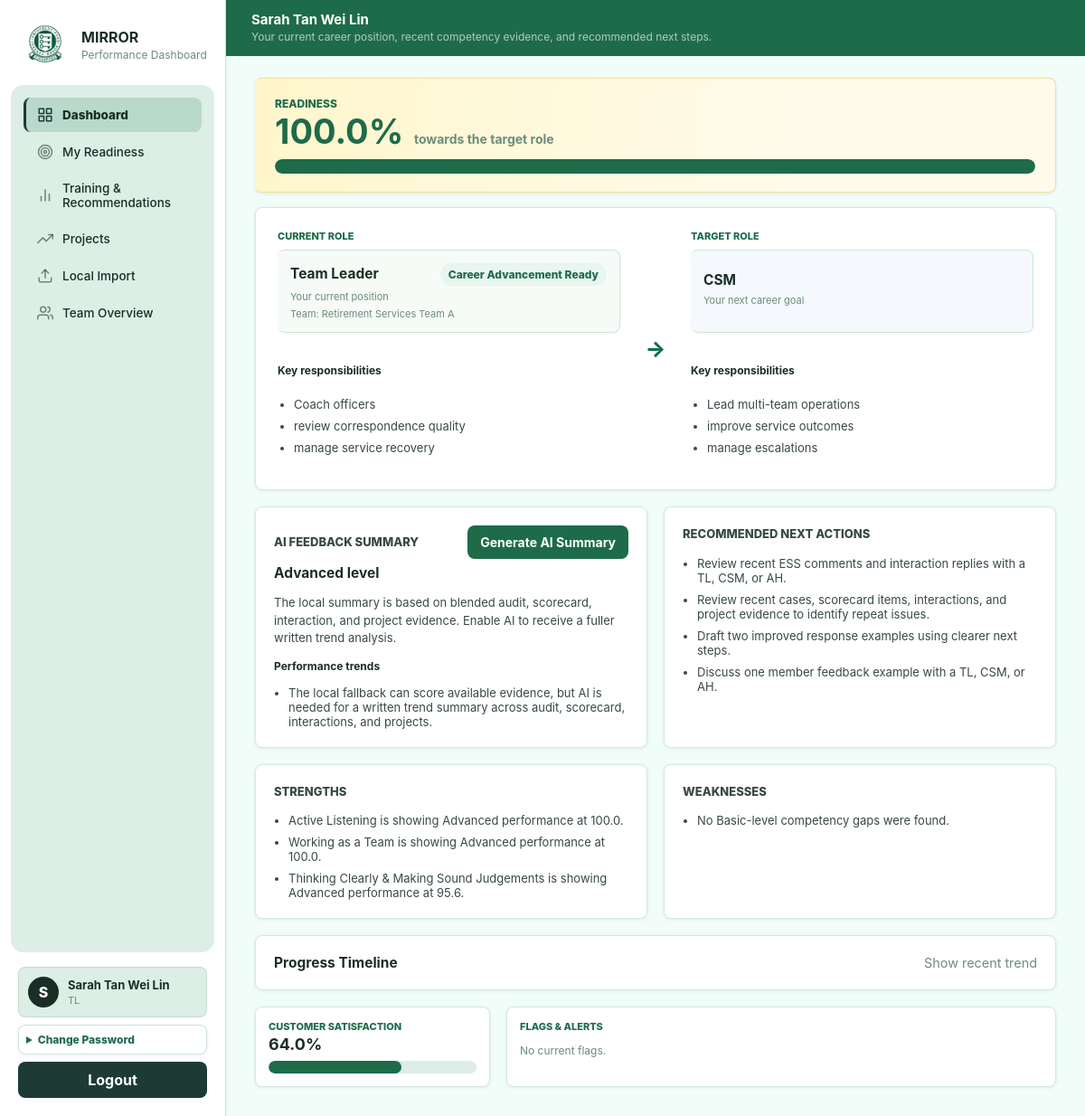
The app's page /dashboard (signed in) with its own data.
### tables this page shows
CREATE TABLE "users" (
              id TEXT PRIMARY KEY,
              username TEXT NOT NULL UNIQUE,
              password_hash TEXT NOT NULL,
              name TEXT NOT NULL,
              role TEXT NOT NULL CHECK (role IN ('CSE', 'TL', 'CSM', 'AH', 'Admin')),
              record_version INTEGER NOT NULL DEFAULT 1,
              updated_at TEXT NOT NULL DEFAULT CURRENT_TIMESTAMP
            );

CREATE TABLE "career_profiles" (
              officer_id TEXT PRIMARY KEY,
              current_role TEXT NOT NULL,
              target_role TEXT NOT NULL,
              responsibilities_json TEXT NOT NULL DEFAULT '[]',
              target_responsibilities_json TEXT NOT NULL DEFAULT '[]',
              updated_at TEXT NOT NULL DEFAULT CURRENT_TIMESTAMP,
              FOREIGN KEY(officer_id) REFERENCES users(id)
            );

### app.py (the view)
@app.route("/dashboard")
@login_required
def dashboard():
    if (
        current_user()["role"] == "Admin"
        and not request.args.get("officer_id")
        and not session.get("view_as_id")
    ):
        return redirect(url_for("admin_page"))
    visible, officer = resolve_visible_officer()
    requested_months = request.args.get("months")
    if requested_months in {"3", "6", "12"}:
        session["dashboard_months"] = requested_months
    months = session.get("dashboard_months", "3")
    data = dashboard_portal_data(
        officer["id"],
        months=int(months) if months.isdigit() else 3,
    )
    return render_page("dashboard.html", data=data, users=visible, officer=officer)

### app.py (called while the page is built)
def current_user():
    user_id = session.get("user_id")
    return find_user(user_id) if user_id else None

def login_required(fn):
    @wraps(fn)
    def wrapper(*args, **kwargs):
        if not current_user():
            return redirect(url_for("login"))
        return fn(*args, **kwargs)
    return wrapper

def render_page(template_name, **page_data):
    user = current_user()
    page_data["logged_in_user"] = user
    visible = visible_users(user, list_users()) if user else []
    viewed_user_id = session.get("view_as_id")
    viewed_user = find_user(viewed_user_id) if viewed_user_id else user
    nav_user = viewed_user if user and user["role"] == "Admin" and viewed_user and viewed_user["id"] != user["id"] else user
    page_data["viewed_user"] = viewed_user
    page_data["nav_user"] = nav_user
    page_data["viewing_options"] = visible
    return render_template(template_name, **page_data)

def resolve_visible_officer():
    user = current_user()
    users = list_users()
    visible = visible_users(user, users)
    officer_id = (
        request.values.get("officer_id")
        or session.get("view_as_id")
        or user["id"]
    )
    if user["role"] == "CSE":
        officer_id = user["id"]
    officer = find_user(officer_id)
    if officer is None:
        officer = user
    if not can_view_user(user, officer):
        abort(403)
    return visible, officer

### db.py (called while the page is built)
def db_path() -> Path:
    return Path(os.getenv("MIRROR_DB_PATH", str(DEFAULT_DB))).resolve()

def connect(path: Path | None = None) -> sqlite3.Connection:
    path = path or db_path()                            ## If caller gives a path, use it. Otherwise use normal app DB path.
    path.parent.mkdir(parents=True, exist_ok=True)      ## create the folder if missing
    conn = sqlite3.connect(path)                        ## opens the DB file, if file does not exist, SQLite can create it
    conn.row_factory = sqlite3.Row                      ## makes rows accessible by column name row["username"] (instead of just index row[0])
    conn.execute("PRAGMA foreign_keys = ON")            ## turns on foreign keys
    conn.execute("PRAGMA journal_mode = WAL")           ## WAL mode helps SQLite handle read/writes more smoothly
    return conn                                         ## return the open connection

def row_to_dict(row: sqlite3.Row | None) -> dict[str, Any] | None:
    return dict(row) if row else None

### services/ai_client.py (called while the page is built)
def ai_provider() -> str:
    return os.getenv("AI_PROVIDER", "local").strip().lower()

### templates/dashboard.html (shortened to what this page needs)
{% extends "base.html" %}
{% block content %}
<header class="page-header">
  <div>
    <h1>{{ officer.name }}</h1>
    <p>Your current career position, recent competency evidence, and recommended next steps.</p>
  </div>
</header>
<section class="dashboard-career-layout">
  <article class="panel dashboard-readiness-meter">
    <div>
      <p class="eyebrow">Readiness</p>
      <strong>{{ data.career.readiness_percent }}%</strong>
      <span>towards the target role</span>
    </div>
    <div class="bar large">
      <div style="width: {{ data.career.readiness_percent }}%"></div>
    </div>
  </article>
  <div class="panel career-pathway-card">
    <div class="career-card">
      <p class="eyebrow">Current Role</p>
      <div class="role-title-box">
        <div class="row-between">
          <h2>{{ data.career.profile.current_role }}</h2>
          <span class="status-badge">{{ data.career.stage }}</span>
        </div>
        <span>Your current position</span>
        <span>Team: {{ data.career.profile.team_name }}</span>
      </div>
      <h3>Key responsibilities</h3>
      <ul class="plain-list">
        {% for item in data.career.profile.responsibilities %}
        <li>{{ item }}</li>
        {% endfor %}
      </ul>
    </div>
    <div class="career-arrow" aria-hidden="true">&rarr;</div>
    <div class="career-card target-card">
      <p class="eyebrow">Target Role</p>
      <div class="role-title-box target-role-title">
        <h2>{{ data.career.profile.target_role }}</h2>
        <span>Your next career goal</span>
      </div>
      <h3>Key responsibilities</h3>
      <ul class="plain-list">
        {% for item in data.career.profile.target_responsibilities %}
        <li>{{ item }}</li>
        {% endfor %}
      </ul>
    </div>
  </div>
</section>
<section class="feedback-grid">
  <article class="panel feedback-card">
    <div class="row-between">
      <p class="eyebrow">AI Feedback Summary</p>
      <form method="post" action="{{ url_for('generate_dashboard_ai_summary') }}">
        <button type="submit">Generate AI Summary</button>
      </form>
    </div>
    <h2>{{ data.feedback.overall_level }} level</h2>
    {% if data.feedback.summary.assessment %}
    <p>{{ data.feedback.summary.assessment }}</p>
    {% endif %}
    {% if data.feedback.evidence_trends %}
    <h3>Performance trends</h3>
    <ul class="plain-list">
      {% for item in data.feedback.evidence_trends[:3] %}
      <li>{{ item }}</li>
      {% endfor %}
    </ul>
    {% endif %}
  </article>
  <article class="panel feedback-card">
    <p class="eyebrow">Recommended Next Actions</p>
    <ul class="plain-list">
      {% for item in data.feedback.improvement_advice[:3] %}<li>{{ item }}</li>{% endfor %}
      {% for item in data.feedback.learning_pathway[:3] %}<li>{{ item }}</li>{% endfor %}
    </ul>
  </article>
</section>
<section class="feedback-grid">
  <article class="panel feedback-card">
    <p class="eyebrow">Strengths</p>
    <ul class="plain-list">
      {% for item in data.feedback.strengths %}<li>{{ item }}</li>
      {% else %}<li>No evidence-backed strengths are available yet.</li>{% endfor %}
    </ul>
  </article>
  <article class="panel feedback-card">
    <p class="eyebrow">Weaknesses</p>
    <ul class="plain-list">
      {% for item in data.feedback.competency_gaps %}<li>{{ item.gap }}</li>
      {% else %}<li>No Basic-level competency gaps were found.</li>{% endfor %}
    </ul>
  </article>
</section>
<details class="panel timeline-panel">
  <summary class="timeline-summary">
    <strong>Progress Timeline</strong>
    <span>Show recent trend</span>
  </summary>
</details>
<section class="dashboard-summary-grid">
  <article class="panel">
    <div class="row-between">
      <div>
        <p class="eyebrow">Customer Satisfaction</p>
        <h2>{{ data.customer_satisfaction }}%</h2>
      </div>
    </div>
    <div class="bar large">
      <div style="width: {{ data.customer_satisfaction }}%"></div>
    </div>
  </article>
  <article class="panel">
    <p class="eyebrow">Flags & Alerts</p>
    <div class="stack">
      {% for flag in data.flags[:5] %}
      <div class="list-card {{ flag.severity }}">
        <strong>{{ flag.title }}</strong>
        <p>{{ flag.detail }}</p>
      </div>
      {% else %}
      <p class="muted">No current flags.</p>
      {% endfor %}
    </div>
  </article>
</section>
{% endblock %}

### templates/base.html (shortened to what this page needs)
<!doctype html>
<html lang="en">
<head>
  <link rel="stylesheet" href="{{ url_for('static', filename='css/app.css', v='flash-overlay-1') }}">
</head>
<body>
  {% if logged_in_user %}
  <aside class="sidebar">
    <div class="brand">
      <img class="brand-mark" src="{{ url_for('static', filename='img/cpf.jpeg') }}" alt="CPF">
      <div>
        <strong>MIRROR</strong>
        <span>Performance Dashboard</span>
      </div>
    </div>
    <nav>
      {% if nav_user.role != "Admin" %}
      <a class="{{ 'active' if request.endpoint == 'dashboard' else '' }}" href="{{ url_for('dashboard') }}">
        <span class="nav-icon"><svg viewBox="0 0 24 24"><rect x="3" y="3" width="7" height="7"></rect><rect x="14" y="3" width="7" height="7"></rect><rect x="14" y="14" width="7" height="7"></rect><rect x="3" y="14" width="7" height="7"></rect></svg></span>
        <span>Dashboard</span>
      </a>
      <a class="{{ 'active' if request.endpoint == 'readiness_page' else '' }}" href="{{ url_for('readiness_page') }}">
        <span class="nav-icon"><svg viewBox="0 0 24 24"><circle cx="12" cy="12" r="10"></circle><circle cx="12" cy="12" r="6"></circle><circle cx="12" cy="12" r="2"></circle></svg></span>
        <span>My Readiness</span>
      </a>
      <a class="{{ 'active' if request.endpoint == 'training_page' else '' }}" href="{{ url_for('training_page') }}">
        <span class="nav-icon"><svg viewBox="0 0 24 24"><line x1="18" y1="20" x2="18" y2="10"></line><line x1="12" y1="20" x2="12" y2="4"></line><line x1="6" y1="20" x2="6" y2="14"></line></svg></span>
        <span>Training & Recommendations</span>
      </a>
      <a class="{{ 'active' if request.endpoint == 'projects_page' else '' }}" href="{{ url_for('projects_page') }}">
        <span class="nav-icon"><svg viewBox="0 0 24 24"><polyline points="23 6 13.5 15.5 8.5 10.5 1 18"></polyline><polyline points="17 6 23 6 23 12"></polyline></svg></span>
        <span>Projects</span>
      </a>
      <a class="{{ 'active' if request.endpoint == 'local_import_page' else '' }}" href="{{ url_for('local_import_page') }}">
        <span class="nav-icon"><svg viewBox="0 0 24 24"><path d="M21 15v4a2 2 0 0 1-2 2H5a2 2 0 0 1-2-2v-4"></path><polyline points="17 8 12 3 7 8"></polyline><line x1="12" y1="3" x2="12" y2="15"></line></svg></span>
        <span>Local Import</span>
      </a>
      {% endif %}
      {% if nav_user.role in ["TL", "CSM", "AH"] %}
      <a class="{{ 'active' if request.endpoint == 'team' else '' }}" href="{{ url_for('team') }}">
        <span class="nav-icon"><svg viewBox="0 0 24 24"><path d="M17 21v-2a4 4 0 0 0-4-4H5a4 4 0 0 0-4 4v2"></path><circle cx="9" cy="7" r="4"></circle><path d="M23 21v-2a4 4 0 0 0-3-3.87"></path><path d="M16 3.13a4 4 0 0 1 0 7.75"></path></svg></span>
        <span>Team Overview</span>
      </a>
      {% endif %}
    </nav>
    <div class="sidebar-footer">
      <div class="sidebar-profile">
        <span class="profile-avatar">{{ logged_in_user.name[:1] }}</span>
        <div>
          <strong>{{ logged_in_user.name }}</strong>
          <small>{{ logged_in_user.role }}</small>
        </div>
      </div>
      <details class="password-panel">
        <summary>Change Password</summary>
      </details>
      <form method="post" action="{{ url_for('logout') }}">
        <button class="ghost-button" type="submit">Logout</button>
      </form>
    </div>
  </aside>
  {% endif %}
  <main class="{{ 'shell' if logged_in_user else 'login-shell' }}">
    {% block content %}{% endblock %}
  </main>
</body>
</html>

### records on screen
users: name "S", name "Sarah Tan Wei Lin", role "TL"
career_profiles: career.profile.current_role "Team Leader", career.profile.target_role "CSM"

### other values on screen
{{ data.career.readiness_percent }} "100.0"
{{ data.career.stage }} "Career Advancement Ready"
{{ data.career.profile.team_name }} "Retirement Services Team A"
{{ item }} "Coach officers" "review correspondence quality" "manage service recovery"
{{ item }} "Lead multi-team operations" "improve service outcomes" "manage escalations"
{{ data.feedback.overall_level }} "Advanced"
{{ data.feedback.summary.assessment }} "The local summary is based on blended audit, scorecard, interaction, and project evidence. Enable AI to receive a fuller written trend analysis."
{{ item }} "The local fallback can score available evidence, but AI is needed for a written trend summary across audit, scorecard, interactions, and projects."
{{ item }} "Review recent ESS comments and interaction replies with a TL, CSM, or AH."
{{ item }} "Review recent cases, scorecard items, interactions, and project evidence to identify repeat issues." "Draft two improved response examples using clearer next steps." "Discuss one member feedback example with a TL, CSM, or AH."
{{ item }} "Active Listening is showing Advanced performance at 100.0." "Working as a Team is showing Advanced performance at 100.0." "Thinking Clearly & Making Sound Judgements is showing Advanced performance at 95.6."
{{ data.customer_satisfaction }} "64.0"
